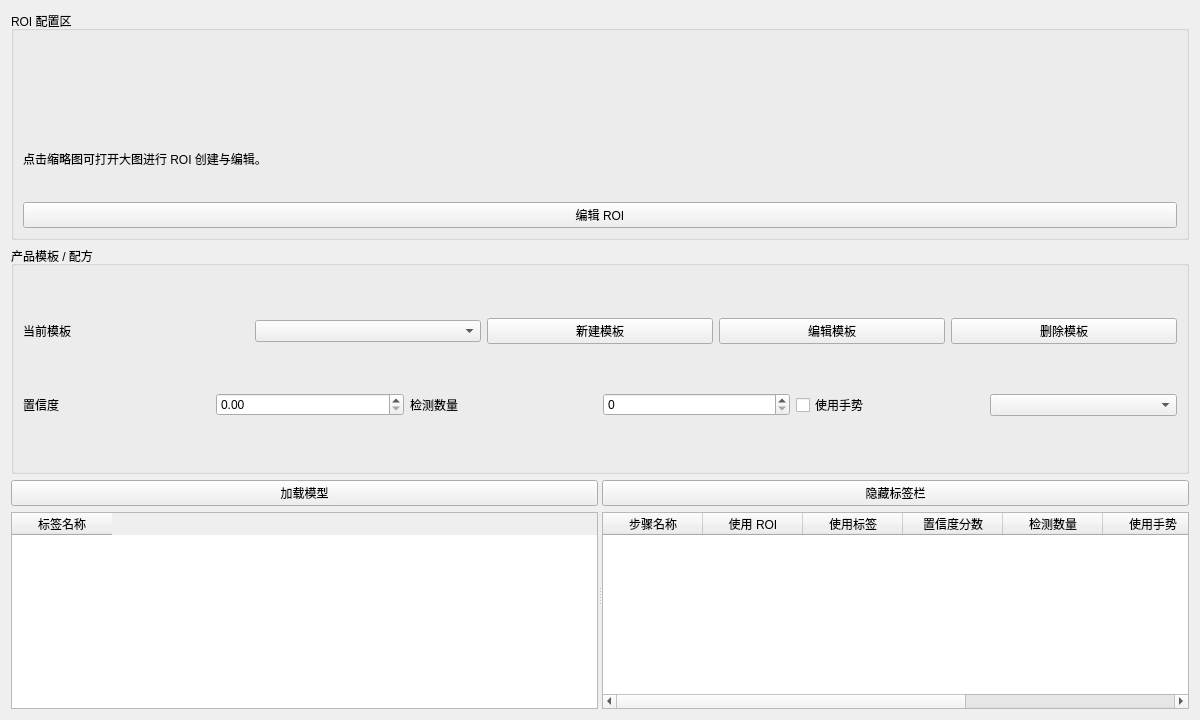
<?xml version="1.0" encoding="UTF-8"?>
<ui version="4.0">
 <class>FlowPage</class>
 <widget class="QWidget" name="FlowPage">
  <property name="geometry"><rect><x>0</x><y>0</y><width>1200</width><height>720</height></rect></property>
  <layout class="QVBoxLayout" name="verticalLayout">
   <item>
    <widget class="QGroupBox" name="roiGroup">
     <property name="title"><string>ROI 配置区</string></property>
     <layout class="QVBoxLayout" name="roiLayout">
      <item><widget class="QWidget" name="roiCanvas"/></item>
      <item><widget class="QLabel" name="roiHint"><property name="text"><string>点击缩略图可打开大图进行 ROI 创建与编辑。</string></property></widget></item>
      <item><widget class="QPushButton" name="editRoiButton"><property name="text"><string>编辑 ROI</string></property></widget></item>
     </layout>
    </widget>
   </item>
   <item>
    <widget class="QGroupBox" name="templateGroup">
     <property name="title"><string>产品模板 / 配方</string></property>
     <layout class="QVBoxLayout" name="templateLayout">
      <item>
       <layout class="QHBoxLayout" name="templateTop">
        <item><widget class="QLabel" name="templateLabel"><property name="text"><string>当前模板</string></property></widget></item>
        <item><widget class="QComboBox" name="templateCombo"/></item>
        <item><widget class="QPushButton" name="newTemplateButton"><property name="text"><string>新建模板</string></property></widget></item>
        <item><widget class="QPushButton" name="editTemplateButton"><property name="text"><string>编辑模板</string></property></widget></item>
        <item><widget class="QPushButton" name="deleteTemplateButton"><property name="text"><string>删除模板</string></property></widget></item>
       </layout>
      </item>
      <item>
       <layout class="QHBoxLayout" name="detectParams">
        <item><widget class="QLabel" name="confidenceLabel"><property name="text"><string>置信度</string></property></widget></item>
        <item><widget class="QDoubleSpinBox" name="confidenceSpin"/></item>
        <item><widget class="QLabel" name="countLabel"><property name="text"><string>检测数量</string></property></widget></item>
        <item><widget class="QSpinBox" name="countSpin"/></item>
        <item><widget class="QCheckBox" name="useGestureCheck"><property name="text"><string>使用手势</string></property></widget></item>
        <item><widget class="QComboBox" name="gestureCombo"/></item>
       </layout>
      </item>
     </layout>
    </widget>
   </item>
   <item>
    <widget class="QSplitter" name="mainSplitter">
     <property name="orientation"><enum>Qt::Horizontal</enum></property>
     <widget class="QWidget" name="labelArea">
      <layout class="QVBoxLayout" name="labelLayout">
       <item><widget class="QPushButton" name="loadModelButton"><property name="text"><string>加载模型</string></property></widget></item>
       <item><widget class="QTableWidget" name="labelTable"><property name="columnCount"><number>1</number></property><column><property name="text"><string>标签名称</string></property></column></widget></item>
      </layout>
     </widget>
     <widget class="QWidget" name="flowArea">
      <layout class="QVBoxLayout" name="flowLayout">
       <item><widget class="QPushButton" name="hideLabelButton"><property name="text"><string>隐藏标签栏</string></property></widget></item>
       <item><widget class="QTableWidget" name="flowTable"><property name="columnCount"><number>8</number></property><column><property name="text"><string>步骤名称</string></property></column><column><property name="text"><string>使用 ROI</string></property></column><column><property name="text"><string>使用标签</string></property></column><column><property name="text"><string>置信度分数</string></property></column><column><property name="text"><string>检测数量</string></property></column><column><property name="text"><string>使用手势</string></property></column><column><property name="text"><string>手势姿势</string></property></column><column><property name="text"><string>启用</string></property></column></widget></item>
      </layout>
     </widget>
    </widget>
   </item>
  </layout>
 </widget>
 <resources/>
 <connections/>
</ui>
